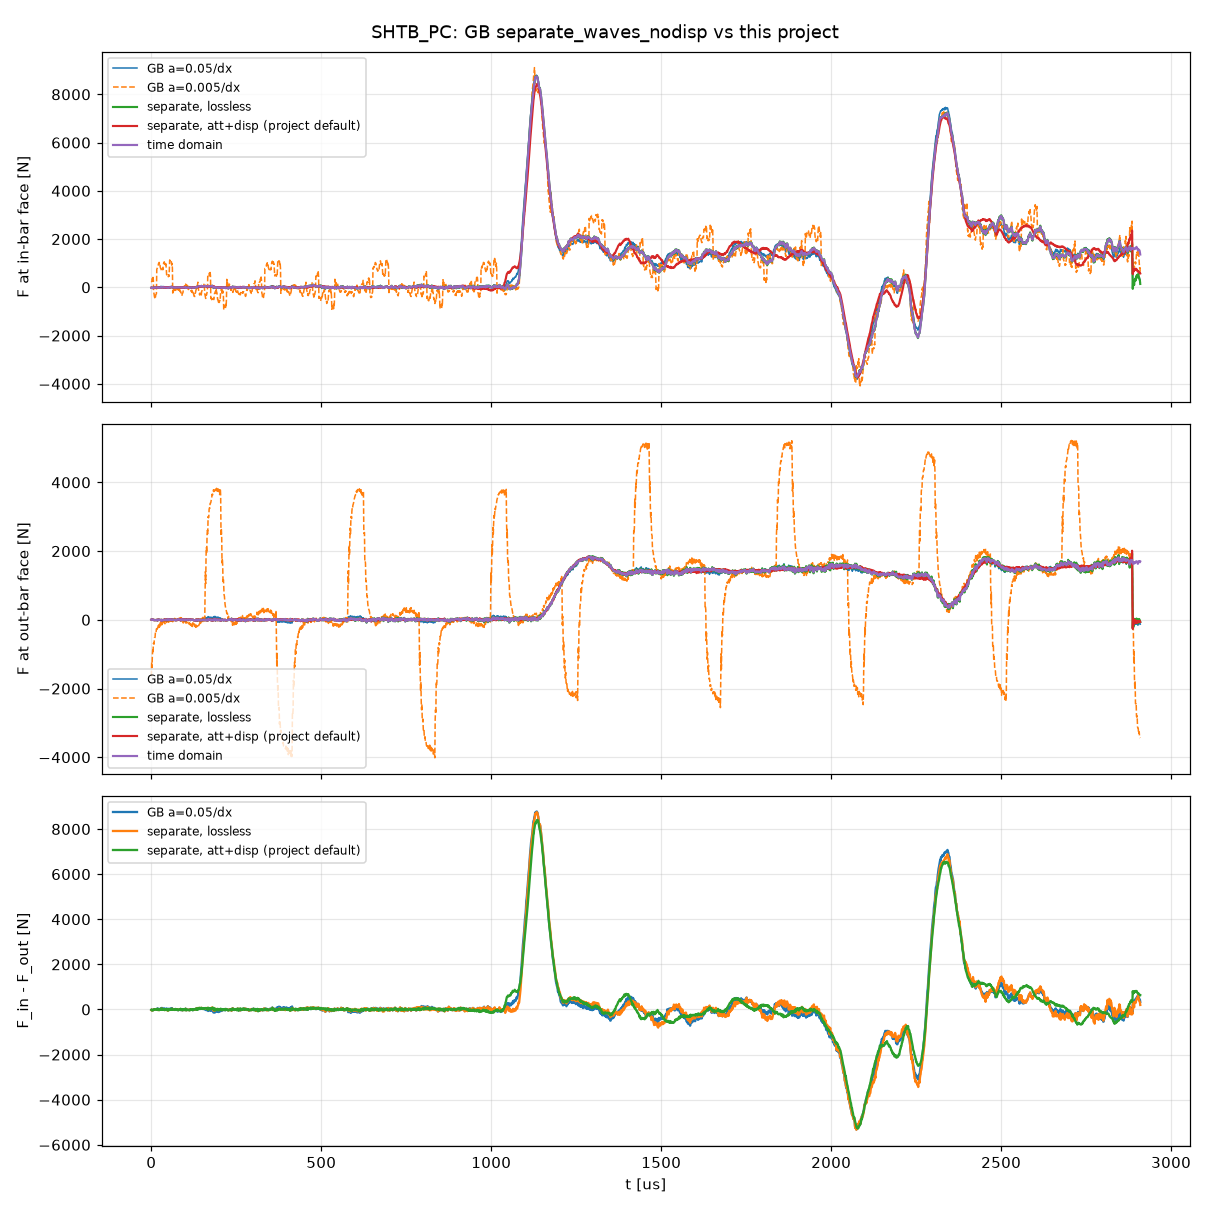

Write Python code to recreate this figure.
import sys, numpy as np
sys.path.insert(0, '.')
import matplotlib; matplotlib.use('Agg'); import matplotlib.pyplot as plt
from experiment import load_experiment
from wave_separation import separate, separate_time_domain

def gb(sg1, sg2, fs, x1, x2, xt, c0, alpha_fac=0.05):
    """Verbatim port of separate_waves_nodisp (2waves_deconvolution_GB.md)."""
    N = len(sg1); Nf = int(2 ** np.ceil(np.log2(3 * N)))
    f = fs * np.arange(Nf) / Nf; w = 2 * np.pi * f
    w[Nf // 2 + 1:] -= 2 * np.pi * fs
    k = w / c0; a = alpha_fac / abs(x2 - x1); g = a + 1j * k
    E1 = np.fft.fft(sg1, Nf); E2 = np.fft.fft(sg2, Nf); dx = x2 - x1
    den = np.exp(g * dx) - np.exp(-g * dx)
    A = (E1 * np.exp(g * dx) - E2) / den; B = (E2 - E1 * np.exp(-g * dx)) / den
    d = xt - x1
    return (np.real(np.fft.ifft(A * np.exp(-g * d)))[:N],
            np.real(np.fft.ifft(B * np.exp(g * d)))[:N])

ID = np.load('bar_identified.npz', allow_pickle=True)
d = load_experiment('SHTB_PC'); t, dt = d['t'], d['dt']; eta = d['eta']
thr = 0.05
F = {}
for b in ('in', 'out'):
    sig = list(d[f'eps_{b}']); c0 = float(ID[f'c_{b}']); x = np.asarray(ID[f'x_{b}'], float)
    att = (ID[f'alpha_f_{b}'], ID[f'alpha_{b}']); disp = (ID[f'dispersion_f_{b}'], ID[f'dispersion_{b}'])
    r = {}
    for fac in (0.05, 0.005):
        # GB's coordinate: SG1 at x1, SG2 at x2, target at the face, x = 0
        fw, bw = gb(sig[0], sig[1], 1 / dt, x[0], x[1], 0.0, c0, fac); r[f'GB a={fac}/dx'] = fw + bw
    p, m = separate(t, sig, x, c0, eta); r['separate, lossless'] = p + m
    p, m = separate(t, sig, x, c0, eta, dispersion=disp, attenuation=att); r['separate, att+disp (project default)'] = p + m
    p, m = separate_time_domain(t, sig, x, c0, arrival_frac=thr); r['time domain'] = p + m
    F[b] = r
    print(f'\n--- {b} bar, c0={c0:.1f} mm/ms, x={x}, dx={abs(x[1]-x[0]):.1f} mm, '
          f'GB alpha={0.05/abs(x[1]-x[0]):.2e}/mm vs eta/c0={eta/c0:.2e}/mm')
    ref = r['separate, lossless']; full = r['separate, att+disp (project default)']
    pk = np.abs(ref).max()
    print(f'{"method":40s} {"peak |F| [N]":>12} {"rms vs lossless":>16} {"rms vs default":>15} {"F at end [N]":>13}')
    for k, v in r.items():
        print(f'{k:40s} {np.abs(v).max():12.1f} {np.sqrt(np.mean((v-ref)**2))/pk:16.3%} '
              f'{np.sqrt(np.mean((v-full)**2))/pk:15.3%} {np.mean(v[-200:]):13.1f}')

print('\n--- force equilibrium, rms |F_in - F_out| / peak F_out, over the record')
for k in F['in']:
    e = F['in'][k] - F['out'][k]
    print(f'{k:40s} {np.sqrt(np.mean(e**2))/np.abs(F["out"][k]).max():8.3f}')

fig, ax = plt.subplots(3, 1, figsize=(11, 11), sharex=True)
tu = t * 1e3
for i, b in enumerate(('in', 'out')):
    for k, v in F[b].items():
        ax[i].plot(tu, v, lw=1.0 if 'GB' in k else 1.4, ls='--' if 'GB a=0.005' in k else '-', label=k)
    ax[i].set_ylabel(f'F at {b}-bar face [N]'); ax[i].legend(fontsize=8); ax[i].grid(alpha=.3)
for k in ('GB a=0.05/dx', 'separate, lossless', 'separate, att+disp (project default)'):
    ax[2].plot(tu, F['in'][k] - F['out'][k], label=k)
ax[2].set_ylabel('F_in - F_out [N]'); ax[2].set_xlabel('t [us]'); ax[2].legend(fontsize=8); ax[2].grid(alpha=.3)
fig.suptitle('SHTB_PC: GB separate_waves_nodisp vs this project')
fig.tight_layout(); fig.savefig(sys.argv[1] if len(sys.argv) > 1 else 'gb_shtb.png', dpi=110)
